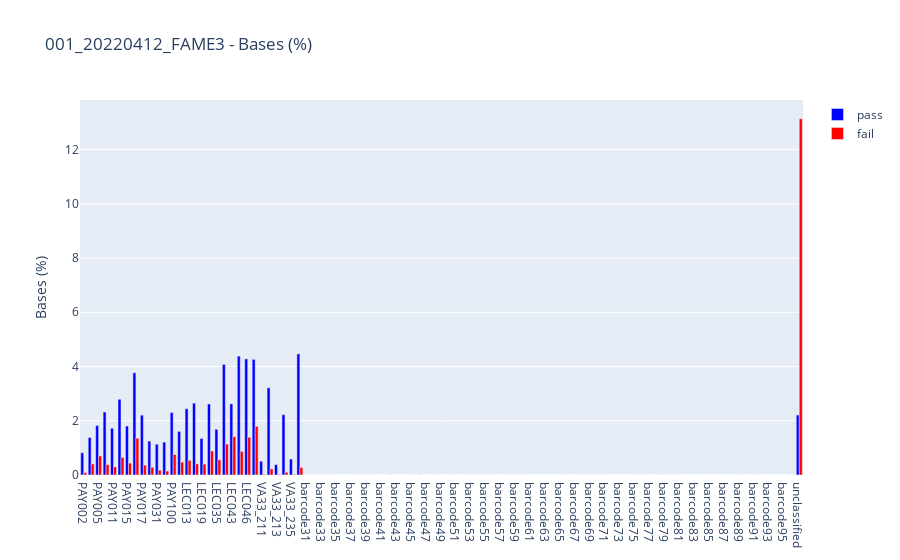

Notebook code for this chart:
### Code cell
trace1 = go.Bar(
    x=df["sample"],
    y=df[df["qc"]=="pass"]["bases_perc"],
    name="pass",
    marker={"color": "blue"})

trace2 = go.Bar(
    x=df["sample"],
    y=df[df["qc"]=="fail"]["bases_perc"],
    name="fail",
    marker={"color": "red"})

data = [trace1, trace2]
layout = go.Layout(title=f"{run_name} - Bases (%)", yaxis_title="Bases (%)")
fig4 = go.Figure(data=data, layout=layout)
fig4.show(config={'displaylogo':False}) # hide ploty logo
##fig4.write_html(f"{run_name} - MinION Bases perc.html", config={'displaylogo':False})
